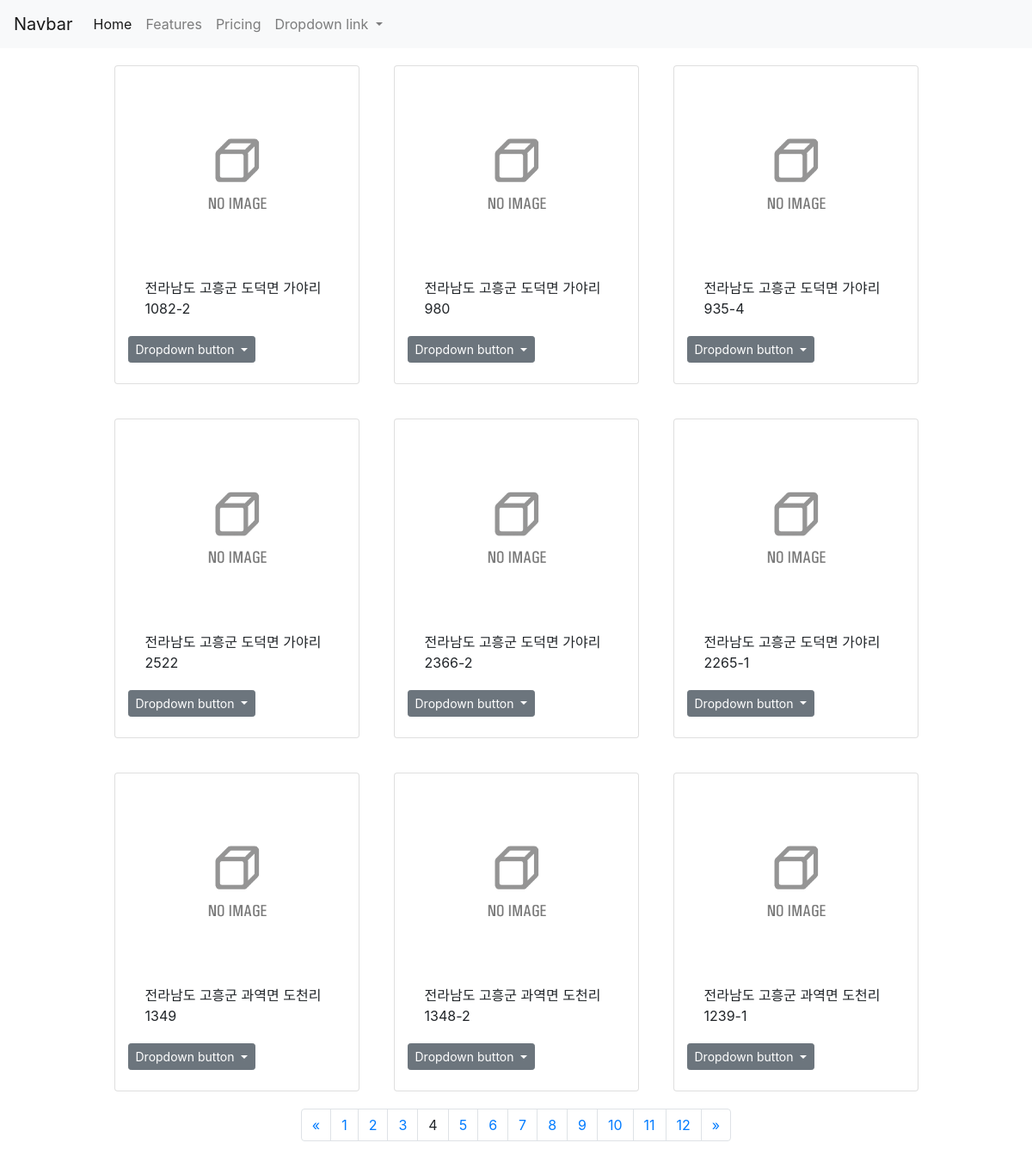
/posts/list/?page=4, run on the app's committed database.
### posts/models.py (models this page shows)
class Village(models.Model):
    SIDO_NM = models.CharField(max_length=15, blank=True)
    SIGUN_NM = models.CharField(max_length=10, blank=True)
    ADDR = models.CharField(max_length=100, blank=True)
    LOT_AREA = models.CharField(max_length=100, blank=True)
    BUILDING_AREA = models.CharField(max_length=100, blank=True)
    OWNER_NM = models.CharField(max_length=10, blank=True)
    OWNER_CONTACT = models.CharField(max_length=100, blank=True)
    BIGO = models.CharField(max_length=100, blank=True)
    FILE_PATH1 = models.CharField(max_length=100, blank=True)
    FILE_PATH2 = models.CharField(max_length=100, blank=True)
    FILE_PATH3 = models.CharField(max_length=100, blank=True)
    REG_DT = models.CharField(max_length=20, blank=True)
    DEAL_TYPE = models.CharField(max_length=50, blank=True)
    RETURN_PEOPLE = models.IntegerField(default='0')

### posts/views.py (the view)
# urls.py: path('list/', views.list, name="list"),
def list(request):
    emptyhouses = Village.objects.all()
    paginator = Paginator(emptyhouses, 9)
    page = request.GET.get('page',1)
    contacts = paginator.get_page(page)
    try:
        emptyhouse = paginator.page(page)
    except PageNotAnInteger:
        emptyhouse = paginator.page(1)
    except EmptyPage:
        emptyhouse = paginator.page(paginator.num_pages)
    return render(request, 'posts/list.html',{"emptyhouses":emptyhouses, "emptyhouse":emptyhouse})

### posts/templates/posts/list.html (shortened to what this page needs)
{% extends 'posts/base.html' %}
{% load static %}
{% block bb %}
<div class="container">
  <div class="row justify-content-center">
    {% for empty in emptyhouse%}
    <div class="card col-3" style="width: 18rem; margin:20px">
      <br>
      {% if empty.FILE_PATH2 %}
      <img src="{{empty.FILE_PATH1}}" class="card-img-top" alt="..." data-toggle="modal" data-target="#asd-{{empty.id}}">
      {% else %}
      <img src="{% static 'img/no.gif' %}" class="card-img-top" alt="..." data-toggle="modal" data-target="#asd-{{empty.id}}">
      {% endif %}
      <div class="card-body">
        <p class="card-text">{{empty.ADDR}}</p>
      </div>
      <div class="dropdown">
        <button class="btn btn-secondary btn-sm dropdown-toggle" type="button" id="dropdownMenuButton" data-toggle="dropdown" aria-haspopup="true" aria-expanded="false">
          Dropdown button
        </button>
      </div>
      <br>
    </div>
    {% endfor %}
  </div>
</div>
<div class="container">
  <div class="row justify-content-center">
    <nav aria-label="Page navigation">
    {% if emptyhouse.has_other_pages %}
      <ul class="pagination">
        {% if emptyhouse.has_previous %}
        <li class="page-item">
          <a class="page-link" href="?page={{ emptyhouse.previous_page_number }}">&laquo;</a>
        </li>
        {% else %}
        <li class="page-item">
          <a class="page-link"> <span>&laquo;</span> </a>
        </li>
        {% endif %}
        {% for i in emptyhouse.paginator.page_range %}
          {% if emptyhouse.number == i %}
            <li class="page-item">
              <a class="page-link"> <span>{{ i }} <span class="sr-only">(current)</span></span> </a>
            </li>
          {% else %}
            <li class="page-item">
              <a class="page-link" href="?page={{ i }}">{{ i }}</a>
            </li>
          {% endif %}
        {% endfor %}
        {% if emptyhouse.has_next %}
          <li class="page-item">
            <a class="page-link" href="?page={{ emptyhouse.next_page_number }}">&raquo;</a>
          </li>
        {% else %}
          <li class="page-item">
            <a class="page-link"> <span>&raquo;</span> </a>
          </li>
        {% endif %}
      </ul>
    {% endif %}
    </nav>
  </div>
</div>
{% endblock %}

### data on the page
Village: ADDR "전라남도 고흥군 도덕면 가야리 1082-2"
Village: ADDR "전라남도 고흥군 도덕면 가야리 980"
Village: ADDR "전라남도 고흥군 도덕면 가야리 935-4"
Village: ADDR "전라남도 고흥군 도덕면 가야리 2522"
Village: ADDR "전라남도 고흥군 도덕면 가야리 2366-2"
Village: ADDR "전라남도 고흥군 도덕면 가야리 2265-1"
Village: ADDR "전라남도 고흥군 과역면 도천리 1349"
Village: ADDR "전라남도 고흥군 과역면 도천리 1348-2"
Village: ADDR "전라남도 고흥군 과역면 도천리 1239-1"

### other printed values
{{ i }} "1" "2" "3" "5" "6" "7" "8" "9" "10" "11" "12"
{{ i }} "4"
